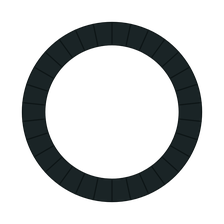
#> input picture examples/images/img_arc_bg.png, 224 x 224 px
$ python layout.py ../../../../../../examples/images/img_arc_bg.png
#> lines starting #> are read from the running program, lines starting #| are printed output that depends on the picture; after the words box and inside, x2 and y2 are one past the last pixel; in counts of white or black regions, pixels touching at a corner belong together
#!/usr/bin/env python3
"""Print the layout tree of a UI image: boxes, colors, corner radii, gaps and padding.

Each region is cut into rows or columns where a full line of its background color
separates the parts (recursive XY-cut). A column of parts maps to a flex column, a row
to a flex row, the gaps to pad_row / pad_column, and the margins to padding. Parts side
by side closer than 0.6 of their height are kept together, so a line of text stays one
box. A block with its own background color is a panel: its corner radius and shadow
are measured, and its corners are not counted as content.

Text boxes are ink boxes: smaller than the label, so gaps between text read larger
than pad_row. Correct them after the first screenshot (measure both, subtract).

Usage: layout.py IMAGE [--region X,Y,W,H] [--depth N] [--tol T] [--denoise 3|5]
Needs: pip install pillow numpy
"""
import argparse
import numpy as np
from PIL import Image, ImageFilter


def hexc(c):
    return "0x%02X%02X%02X" % tuple(int(round(v)) for v in c[:3])


def dominant(px):
    """The most common color of a pixel block, and its share. Colors are counted in
    bins of 8 per channel, so JPEG noise does not split one color into many."""
    flat = px.reshape(-1, 3).astype(np.int64)
    q = flat >> 3
    keys = (q[:, 0] << 10) | (q[:, 1] << 5) | q[:, 2]
    vals, counts = np.unique(keys, return_counts=True)
    top = flat[keys == vals[np.argmax(counts)]]
    return np.median(top, axis=0).round().astype(int), counts.max() / flat.shape[0]


def ink(px, bg):
    """Color of the pixels farthest from the background: the text or icon color."""
    flat = px.reshape(-1, 3).astype(int)
    d = np.abs(flat - bg).max(axis=1)
    if d.max() == 0:
        return None
    return np.median(flat[d >= d.max() * 0.9], axis=0)


def radius(img, x, y, w, h, bg):
    """Corner radius of a panel from where its top-left diagonal reaches 50% coverage.
    The corner pixel itself is outside the arc, so it gives the color around it."""
    outer = img[y, x].astype(int)
    span = np.abs(bg.astype(int) - outer.astype(int)).max()
    if span < 8:
        return 0
    cov = []
    for i in range(min(w, h) // 2):
        p = img[y + i, x + i].astype(int)
        c = np.abs(p - outer).max() / span
        cov.append(min(c, 1.0))
        if c >= 0.99:
            break
    for i, c in enumerate(cov):
        if c >= 0.5:
            t = i if i == 0 else i - 1 + (0.5 - cov[i - 1]) / max(c - cov[i - 1], 1e-6)
            r = (t + 0.5) * 2 ** 0.5 / (2 ** 0.5 - 1)
            return int(round(r)) if t > 0.2 else 0
    return 0


def runs(empty, merge):
    """[start, end) of the content bands in a 1-D 'empty line' array. Gaps < merge join."""
    out, start = [], None
    for i, e in enumerate(empty):
        if not e and start is None:
            start = i
        if e and start is not None:
            out.append([start, i])
            start = None
    if start is not None:
        out.append([start, len(empty)])
    joined = []
    for r in out:
        if joined and r[0] - joined[-1][1] < merge:
            joined[-1][1] = r[1]
        else:
            joined.append(r)
    return joined


def tight(diff):
    ys = np.where(diff.any(axis=1))[0]
    xs = np.where(diff.any(axis=0))[0]
    return xs[0], ys[0], xs[-1] - xs[0] + 1, ys[-1] - ys[0] + 1


def ring(px, k=0):
    """The 1 px border ring of a block, k px inside its edge."""
    b = px[k:px.shape[0] - k, k:px.shape[1] - k]
    return np.concatenate([b[0], b[-1], b[:, 0], b[:, -1]])[None]


def background(px, tol, outer):
    """The background color of a block: the color of its border ring. If the ring is not
    one color (a shadow or a gradient edge), step inward until it is. Returns the color,
    how many px were skipped, and the share of the block that has that color."""
    first = None
    # The whole image (no outer color) has no shadow: its edge is the background.
    last = 0 if outer is None else min(px.shape[:2]) // 4
    for k in range(0, last + 1):
        bg, ring_share = dominant(ring(px, k))
        if ring_share < 0.6:
            continue
        share = (np.abs(px.astype(int) - bg).max(axis=2) <= tol).mean()
        if share > 0.5 or outer is None:
            return bg, k, share
        if first is None:
            first = (bg, 0, share)
    # No color fills most of the block (an icon, a short text): use the edge color.
    if first is not None:
        return first
    bg, share = dominant(px)
    return bg, 0, share


def cut(img, x, y, w, h, outer, depth, tol, indent=0):
    px = img[y:y + h, x:x + w]
    bg, shadow, share = background(px, tol, outer)
    pad = "  " * indent
    if shadow:
        # Skip the shadow: the block is where its own color is.
        bx, by, bw, bh = tight(np.abs(px.astype(int) - bg).max(axis=2) <= tol)
        if (bx, by, bw, bh) != (0, 0, w, h):
            print(f"{pad}[{x},{y} {w}x{h}] shadow or soft edge: l={bx} t={by} "
                  f"r={w - bx - bw} b={h - by - bh}")
        x, y, w, h = x + bx, y + by, bw, bh
        px = img[y:y + h, x:x + w]
    diff = np.abs(px.astype(int) - bg).max(axis=2) > tol
    line = f"{pad}[{x},{y} {w}x{h}] bg={hexc(bg)}"

    # A panel: its own color fills most of it. Mask the corners so they are not content.
    r = 0
    if outer is not None and share > 0.5 and np.abs(bg - outer).max() > tol:
        r = radius(img, x, y, w, h, bg)
        line += f" radius~{r}"
        if r:
            # Pixels outside the rounded corner (plus 2.5 px of anti-aliasing and of
            # radius error) are not content.
            yy, xx = np.mgrid[0:r, 0:r]
            out = np.hypot(r - xx - 0.5, r - yy - 0.5) > r - 2.5
            diff[:r, :r] &= ~out
            diff[:r, w - r:] &= ~out[:, ::-1]
            diff[h - r:, :r] &= ~out[::-1, :]
            diff[h - r:, w - r:] &= ~out[::-1, ::-1]

    if not diff.any():
        print(line + " (flat)")
        return
    cx, cy, cw, ch = tight(diff)
    line += f" padding l={cx} t={cy} r={w - cx - cw} b={h - cy - ch}"

    rows = runs(~diff.any(axis=1), 2)
    cols = runs(~diff.any(axis=0), max(3, round(ch * 0.6)))
    if depth == 0 or (len(rows) == 1 and len(cols) == 1 and (cw, ch) == (w, h)):
        c = ink(px[cy:cy + ch, cx:cx + cw], bg)
        print(line + (f" ink={hexc(c)}" if c is not None else "") + " (leaf)")
        return

    if len(rows) > 1 and len(rows) >= len(cols):
        parts = [(x, y + a, w, b - a) for a, b in rows]
        gaps = [rows[i + 1][0] - rows[i][1] for i in range(len(rows) - 1)]
        print(line + f" -> column of {len(parts)}, gaps {gaps}")
    elif len(cols) > 1:
        parts = [(x + a, y, b - a, h) for a, b in cols]
        gaps = [cols[i + 1][0] - cols[i][1] for i in range(len(cols) - 1)]
        print(line + f" -> row of {len(parts)}, gaps {gaps}")
    else:
        # One block inside: go into it, with this region's color as its outside.
        print(line)
        cut(img, x + cx, y + cy, cw, ch, bg, depth - 1, tol, indent + 1)
        return

    for px_, py_, pw, ph in parts:
        sub = diff[py_ - y:py_ - y + ph, px_ - x:px_ - x + pw]
        tx, ty, tw, th = tight(sub)
        cut(img, px_ + tx, py_ + ty, tw, th, bg, depth - 1, tol, indent + 1)


def main():
    ap = argparse.ArgumentParser()
    ap.add_argument("image")
    ap.add_argument("--region", help="X,Y,W,H: look at one part only")
    ap.add_argument("--depth", type=int, default=8)
    ap.add_argument("--tol", type=int, default=4,
                    help="largest channel difference still counted as background. "
                         "Raise it for JPEGs (with --denoise 5: 8-12)")
    ap.add_argument("--denoise", type=int, default=0, choices=(0, 3, 5),
                    help="median filter size (3 or 5) for JPEGs and photos of screens")
    a = ap.parse_args()

    im = Image.open(a.image).convert("RGB")
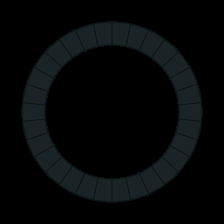
#> im: PIL image 224x224 RGB; mean R, G, B 5.6, 8, 8.4
    if a.denoise:
        im = im.filter(ImageFilter.MedianFilter(a.denoise))
    img = np.asarray(im)
    x, y, w, h = 0, 0, img.shape[1], img.shape[0]
#> x = 0; y = 0; w = 224; h = 224
    if a.region:
        x, y, w, h = map(int, a.region.split(","))
        if w < 1 or h < 1 or x < 0 or y < 0 or x + w > img.shape[1] or y + h > img.shape[0]:
            ap.error(f"--region must be inside the {img.shape[1]}x{img.shape[0]} image")
    print(f"image {img.shape[1]}x{img.shape[0]}")
#| image 224x224
    cut(img, x, y, w, h, None, a.depth, a.tol)
#> the loop in background, `for k in range(0, last + 1):` made 1 pass
#> (vals in dominant, counts in dominant, bg, ring_share, share) on pass 1: ([0], [896], [0, 0, 0], 1, 0.758)
#> in cut, `bg, shadow, share = background(px, tol, outer)`: bg = [0, 0, 0]; shadow = 0; share = 0.758
#> in cut, `diff = np.abs(px.astype(int) - bg).max(axis=2) > tol`:
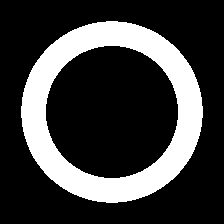
#> diff: shape (224, 224) bool; 24.2% white; 1 white region, box (x1, y1, x2, y2) and area: (21, 21, 203, 203) 12155
#> in cut, `line = f"{pad}[{x},{y} {w}x{h}] bg={hexc(bg)}"`: line = '[0,0 224x224] bg=0x000000'
#> in tight, `ys = np.where(diff.any(axis=1))[0]`: ys = 182 values from 21 to 202
#> in cut, `cx, cy, cw, ch = tight(diff)`: cx = 21; cw = 182
#> the loop in runs, `for i, e in enumerate(empty):` made 224 passes
#> e on pass 22: False
#> e on passes 1 to 6: True, True, True, True, True, True
#> after the loop in runs, `for i, e in enumerate(empty):`: out = [[21, 203]]
#> the loop in runs, `for r in out:` made 1 pass
#> the loop in runs (call 2), `for i, e in enumerate(empty):` made 224 passes
#> the loop in runs (call 2), `for r in out:` made 1 pass
#> (printed output is left out)
#> call 2 of cut, with x = 21, y = 21, w = 182, h = 182, outer = array of shape (3,), depth = 7, tol = 4, indent = 1
#> in cut (call 2), `px = img[y:y + h, x:x + w]`:
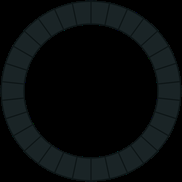
#> px: shape (182, 182, 3); mean R, G, B 8.6, 12.1, 12.8
#> the loop in background (call 2), `for k in range(0, last + 1):` made 1 pass
#> (vals in dominant, counts in dominant, bg, ring_share, share) on pass 1: ([0, 33, 34, 1057, 1090, 2114], [680, 1, 4, 4, 35, 4], [0, 0, 0], 0.934, 0.633)
#> in cut (call 2), `bg, shadow, share = background(px, tol, outer)`: share = 0.633
#> in cut (call 2), `diff = np.abs(px.astype(int) - bg).max(axis=2) > tol`:
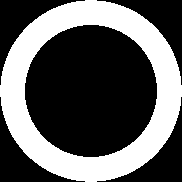
#> diff: shape (182, 182) bool; 36.7% white; 1 white region, box (x1, y1, x2, y2) and area: (0, 0, 182, 182) 12155
#> in cut (call 2), `line = f"{pad}[{x},{y} {w}x{h}] bg={hexc(bg)}"`: line = '  [21,21 182x182] bg=0x000000'
#> in cut (call 2), `cx, cy, cw, ch = tight(diff)`: cx = 0
#> in cut (call 2), `rows = runs(~diff.any(axis=1), 2)`: rows = [[0, 182]]
#> in cut (call 2), `c = ink(px[cy:cy + ch, cx:cx + cw], bg)`: c = [0, 51, 51]
#> (printed output is left out)


if __name__ == "__main__":
    main()
